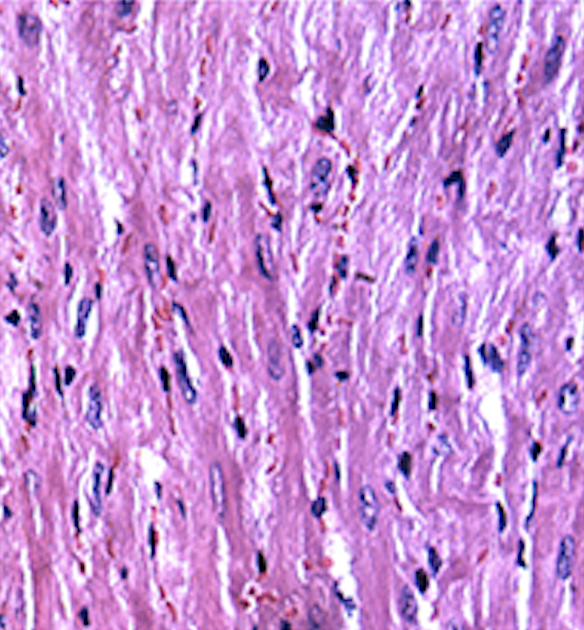
#> input picture figure_1_input/cells_2_1.png, 584 x 630 px
$ python template.py
#> lines starting #> are read from the running program, lines starting #| are printed output that depends on the picture; after the words box and inside, x2 and y2 are one past the last pixel; in counts of white or black regions, pixels touching at a corner belong together
import cv2 as cv
import numpy as np
from matplotlib import pyplot as plt
from boxDrawer import BoxDrawer
from tqdm import tqdm
import sys
import random
import json
import multiprocess

class TemplateMatch:

    def __init__(self,img1Path, img2Path,stepSize,winSize,threshold,pathOut,pathOut2,outputJsonFile,maxItter = 6, lineWidth = 3, color=[],backgroundColor=[],parallel=False):
        """

        :param img1Path:
        :param img2Path:
        :param stepSize:
        :param winSize:
        :param threshold:
        :param pathOut:
        :param pathOut2:
        :param maxItter:
        :param lineWidth:
        """
#> called with img1Path = 'figure_1_input/cells_2_1.png', img2Path = 'figure_1_input/cells_2_2.png', stepSize = 20, winSize = (100, 100), threshold = 0.7, pathOut = 'joshImages/cells_2_1_template.jpg', pathOut2 = 'joshImages/cells_2_2_template.jpg', outputJsonFile = 'joshImages/cells_2_template.json'
        self.threshold = threshold
        self.boxes1 = []
        self.boxes2 = []
        self.pathOut = pathOut
        self.pathOut2 = pathOut2
        self.img1 = cv.imread(img1Path)
#> self.img1 is the input picture: shape (630, 584, 3); mean B, G, R 213.4, 145.8, 200.6
        self.img1Gray = cv.cvtColor(self.img1, cv.COLOR_BGR2GRAY)
        self.img2 = cv.imread(img2Path)
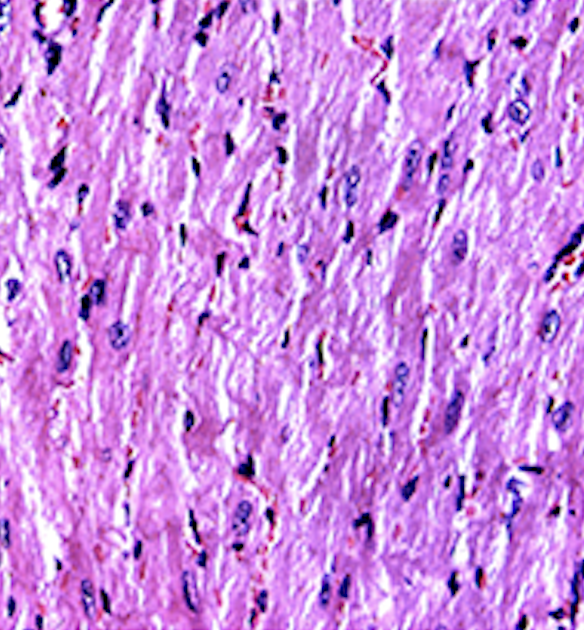
#> input picture figure_1_input/cells_2_2.png, 584 x 630 px
#> self.img2 is the input picture: shape (630, 584, 3); mean B, G, R 224.4, 139.8, 204
        self.img2Gray = cv.cvtColor(self.img2, cv.COLOR_BGR2GRAY)
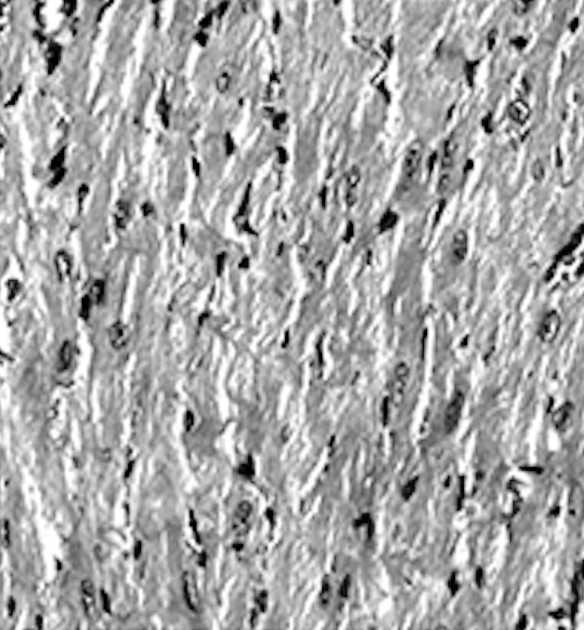
#> self.img2Gray: shape (630, 584); min 0, max 255, mean 168.7
        self.stepSize = stepSize
        self.winSize = winSize
        self.arr = self.slidingWindow()
#> after the loop in slidingWindow, `for y in tqdm(range(0, self.img1Gray.shape[0], self.stepSize)):`: arr = 960 items
#> self.arr = 960 items
        self.shape1 = self.img1.shape
#> self.shape1 = (630, 584, 3)
        self.shape2 = self.img2.shape
#> self.shape2 = (630, 584, 3)
        self.maxItter = maxItter
        self.lineWidth = lineWidth
        self.color = color
        self.backgroundColor = backgroundColor
        self.outputJsonFile = outputJsonFile
        self.parallel = parallel
        if img1Path == img2Path:
            self.compareToSelf = True
        else:
            self.compareToSelf = False

    def slidingWindow(self):
        """

        :return:
        """
        # slide a window across the image
        arr = []
        print("sliding window")
        for y in tqdm(range(0, self.img1Gray.shape[0], self.stepSize)):
            for x in range(0, self.img1Gray.shape[1], self.stepSize):
                # yield the current window
                arr.append([x, y, self.img1Gray[y:y + self.winSize[1], x:x + self.winSize[0]]])
        return arr

    # [90 lines left out: functions getAllxy, findMatchesWithSelf, findMatchesSingle, findMatchesParallel, not called in this run]


    def findMatches(self):
        """

        :return:
        """
        print("finding matches between images")
        imgToMatchWith = self.img2Gray
        for el in tqdm(self.arr):
            template = el[2]
            w,h = template.shape[::-1]
            if w < .7*self.winSize[0] or h < .7*self.winSize[0]:continue
            imgToMatchWithSquares = imgToMatchWith
            maxVal = 1
            i = 0
            while maxVal> self.threshold:
                i += 1
                res = cv.matchTemplate(imgToMatchWith,template,cv.TM_CCOEFF_NORMED)
                min_val, max_val, min_loc, max_loc = cv.minMaxLoc(res)
                if max_val<=self.threshold:break
                cv.rectangle(imgToMatchWithSquares, (max_loc[0], max_loc[1]), (max_loc[0] + w, max_loc[1] + h), (0,0,255), -1)
                if self.color == []:
                    color = (random.randint(0,255),random.randint(0,255),random.randint(0,255))
                else:
                    color = self.color
                self.boxes1.append([[el[0],el[1]],[el[0]+w,el[1]+h]])
                self.boxes2.append([[max_loc[0],max_loc[1]],[max_loc[0]+w,max_loc[1]+h]])
                cv.rectangle(self.img1, (el[0]-self.lineWidth, el[1]-self.lineWidth), (el[0] + w+self.lineWidth, el[1] + h+self.lineWidth), color, self.lineWidth)
                cv.rectangle(self.img2, (max_loc[0]-self.lineWidth, max_loc[1]-self.lineWidth), (max_loc[0] + w+self.lineWidth, max_loc[1] + h+self.lineWidth), color, self.lineWidth)
                if i >self.maxItter: break
#> this loop made 960 passes
#> w on passes 1 to 3: 100, 100, 100
#> pass 1, in findMatches, `template = el[2]`:
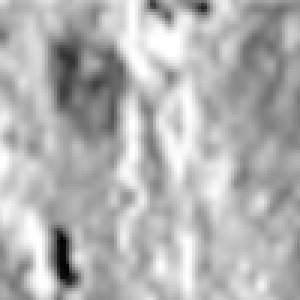
#> template: shape (100, 100) (shown 3 times larger); min 3, max 255, mean 178.1
#> after the loop:
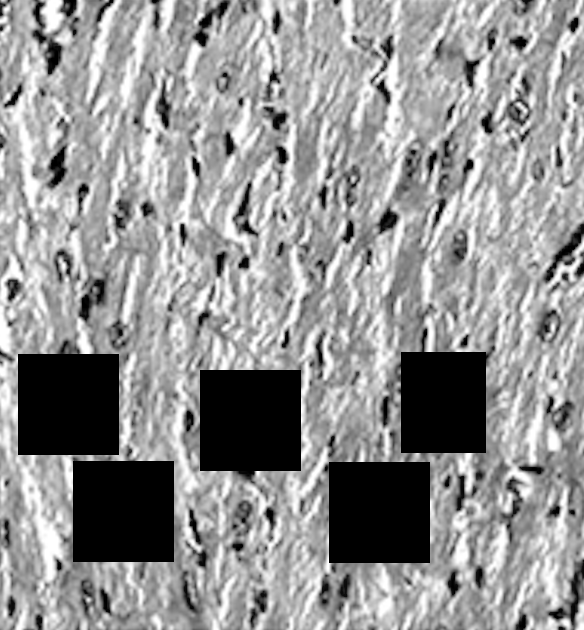
#> imgToMatchWith: shape (630, 584); 13.41% of pixels changed, all inside (x1, y1, x2, y2) = (18, 352, 486, 563)
#> after the loop:
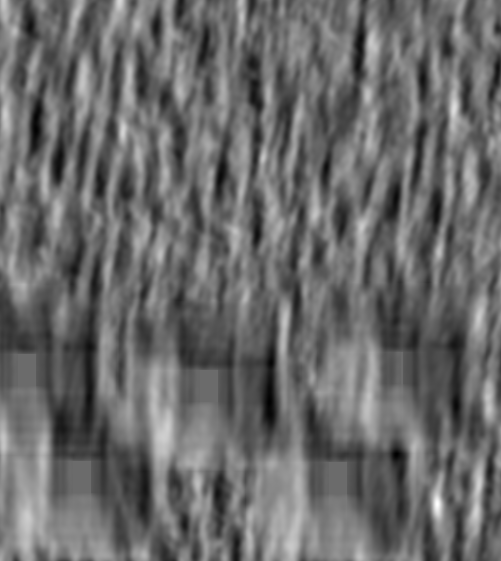
#> res: shape (561, 501) float32; min -0.373, max 0.514, mean -0.00247; drawn with min black and max white
#> after the loop:
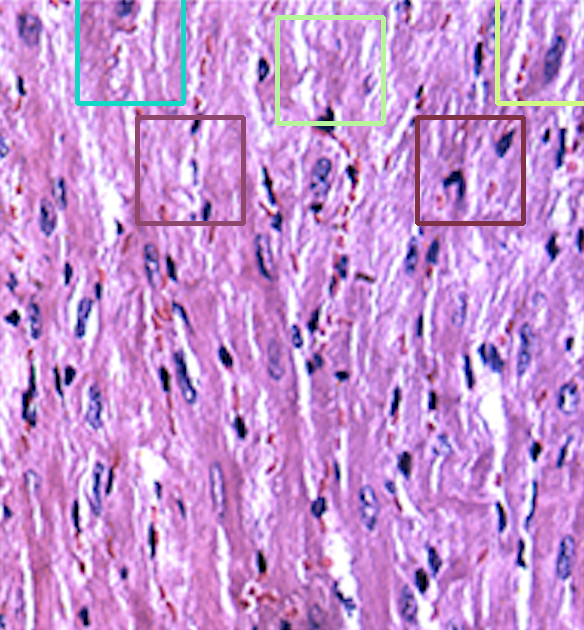
#> self.img1: shape (630, 584, 3); 2.4% of pixels changed, all inside (x1, y1, x2, y2) = (75, 0, 584, 226)
#> after the loop:
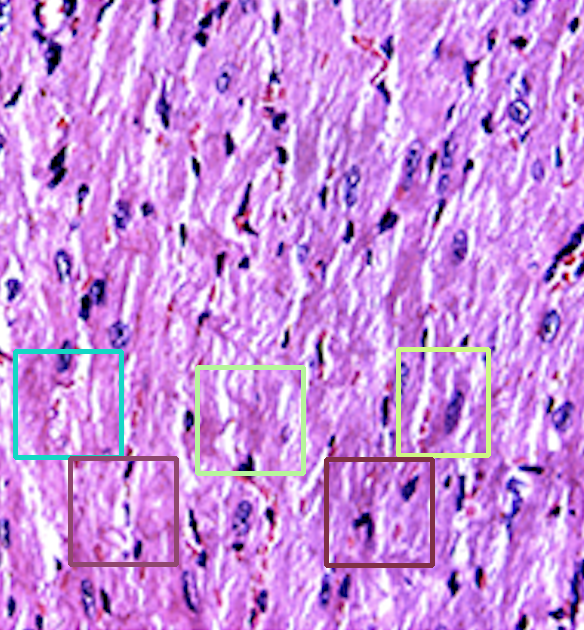
#> self.img2: shape (630, 584, 3); 2.75% of pixels changed, all inside (x1, y1, x2, y2) = (13, 347, 491, 568)
#> after the loop, self.boxes1 = [[[80, 0], [180, 100]], [[500, 0], [584, 100]], [[280, 20], [380, 120]], [[140, 120], [240, 220]], [[420, 120], [520, 220]]]; self.boxes2 = [[[18, 354], [118, 454]], [[401, 352], [485, 452]], [[200, 370], [300, 470]], [[73, 461], [173, 561]], [[329, 462], [429, 562]]]

    def findAndDrawMatches(self):
        """

        :return:
        """

        print("drawing boxes")
        if self.compareToSelf:
            self.findMatchesWithSelf()
            cv.imwrite(self.pathOut, self.img1)
            cv.imwrite(self.pathOut2, self.img2)
        else:
            if self.parallel: self.findMatchesParallel()
            else: self.findMatches()
            cv.imwrite(self.pathOut, self.img1)
            cv.imwrite(self.pathOut2, self.img2)

        d = {"img1": self.boxes1, "img2":self.boxes2}
        with open(self.outputJsonFile, 'w') as fp:
            json.dump(d, fp)


# [5 lines left out: function hconcat_resize_min, not called in this run]


if __name__ == "__main__":

    img1Path = "figure_1_input/cells_2_1.png"
    img2Path = "figure_1_input/cells_2_2.png"
    stepSize = 20
    winSize = (100,100)
    threshold = 0.7
    pathOut = 'joshImages/cells_2_1_template.jpg'
    pathOut2 = 'joshImages/cells_2_2_template.jpg'
    tm = TemplateMatch(img1Path,img2Path,stepSize,winSize,threshold,pathOut,pathOut2, outputJsonFile='joshImages/cells_2_template.json' )
    tm.findAndDrawMatches()
